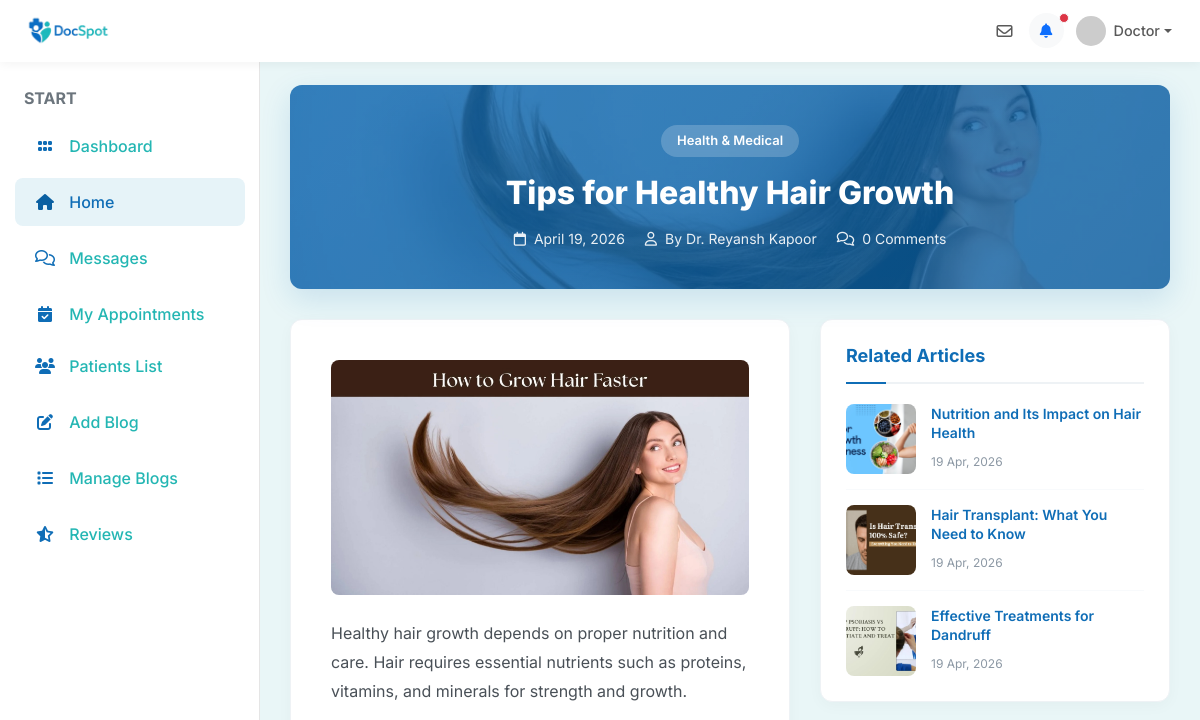
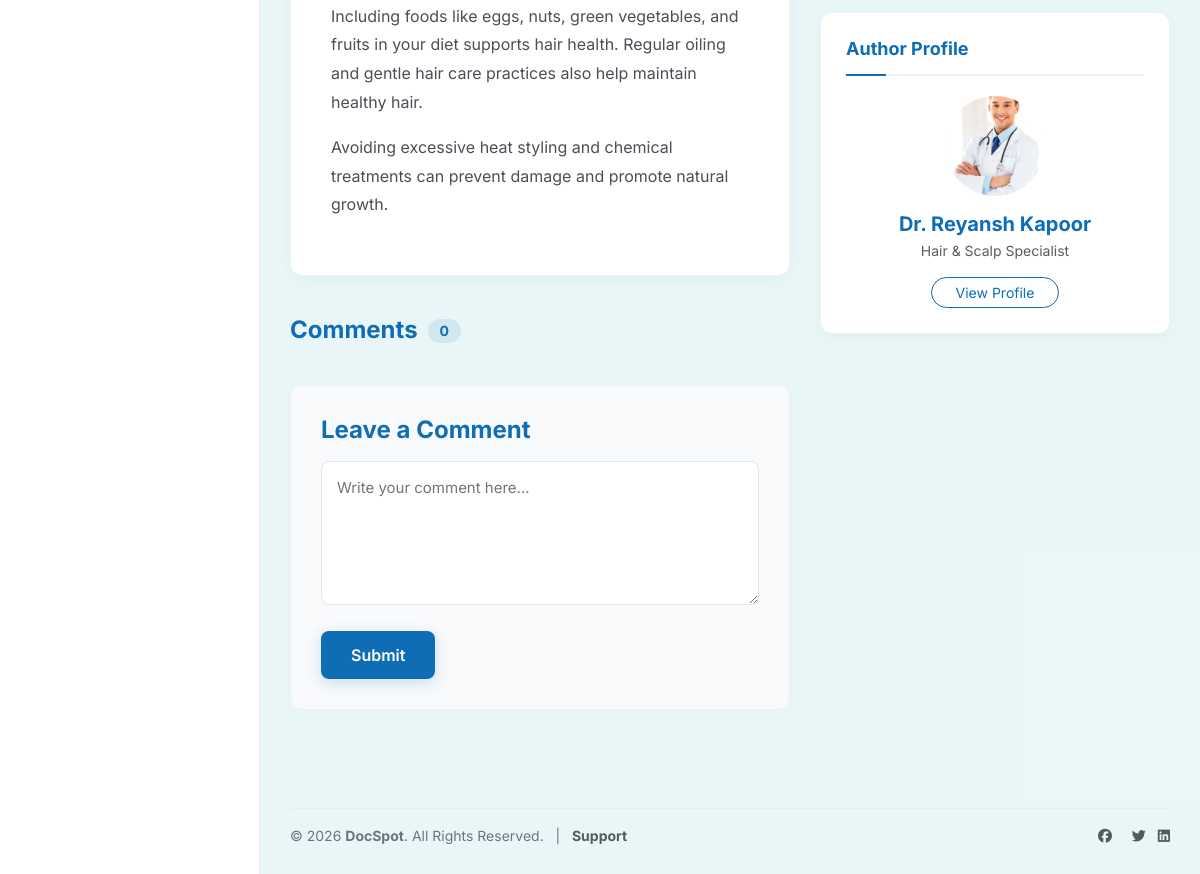
Before: /doctorPostDetails/23/ with the older database file (2 pictures, top to bottom).
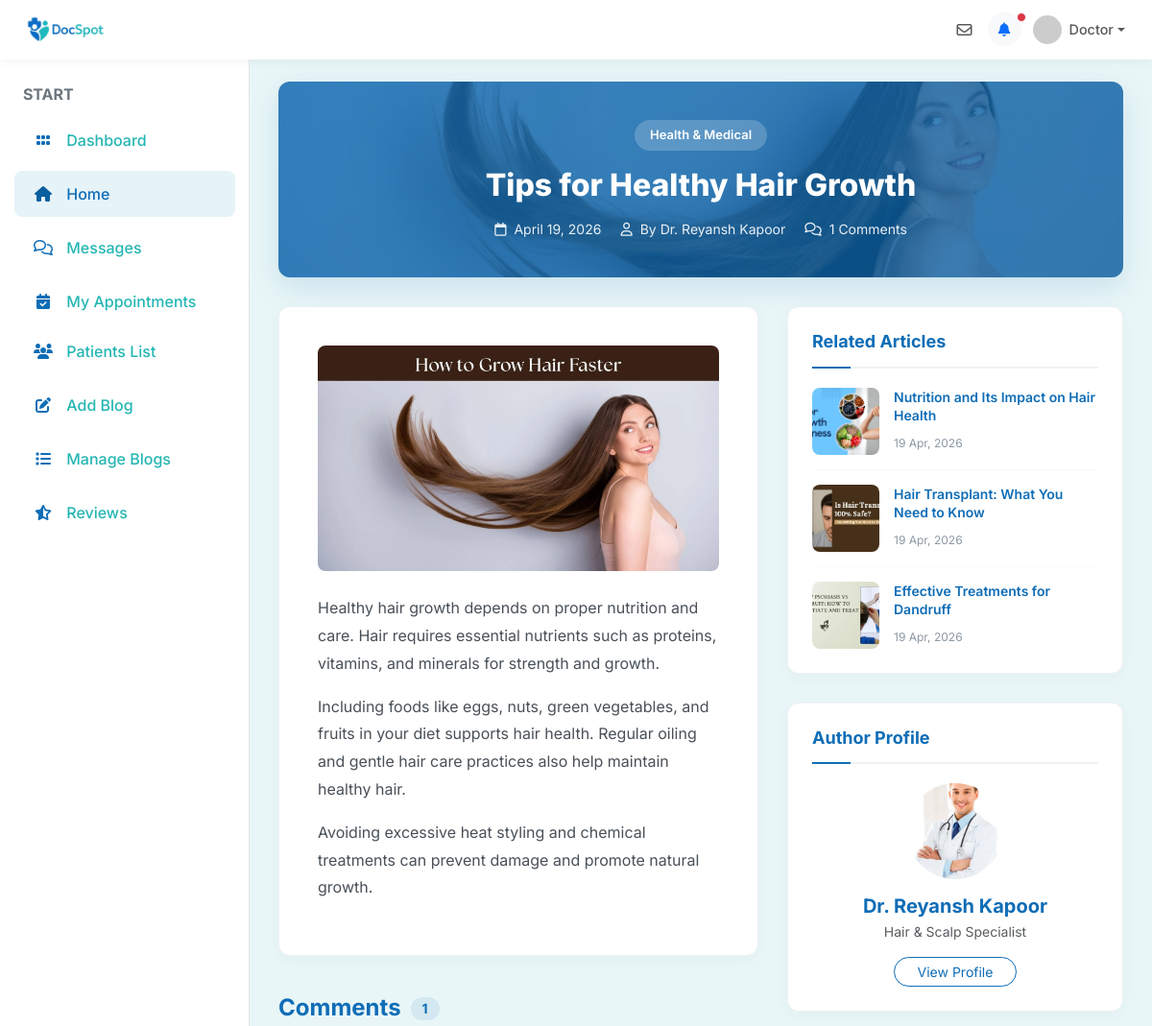
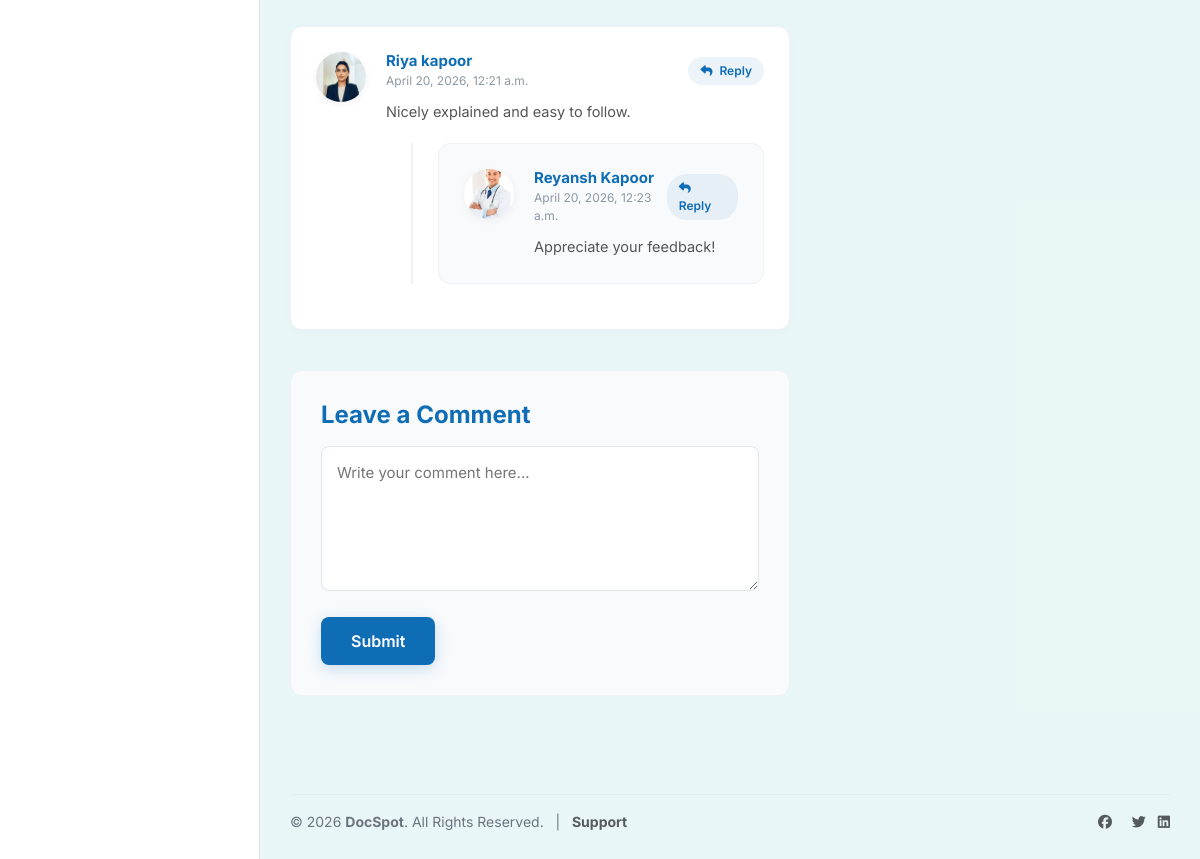
After: the same page with the newer database file (2 pictures, top to bottom).
### user/models.py (models this page shows, shortened)
class tblDoctorPost(models.Model):
    doctorPostID=models.AutoField(primary_key=True)
    doctorID=models.ForeignKey(tblDoctor,on_delete=models.CASCADE)
    title=models.TextField(max_length=100)
    description=models.TextField(max_length=500)
    thumbnail=models.ImageField(upload_to='images/')
    createDT=models.DateTimeField(auto_now_add=True)

class tblDoctor(models.Model):
    doctorID=models.AutoField(primary_key=True)
    userID=models.ForeignKey(tblUser,on_delete=models.CASCADE)
    displayName=models.TextField(max_length=50)
    displayContact=models.TextField(max_length=15)
    bio=models.TextField(max_length=500)
    subcategoryID=models.ForeignKey(tblSubcategory,on_delete=models.CASCADE)
    displayAddress=models.TextField(max_length=100)
    yearOfExperience=models.IntegerField()
    licenseNo=models.TextField(max_length=50)
    documents=models.FileField(upload_to='doctor_documents/')
    mode=models.IntegerField(default=1)
    consultationFees=models.DecimalField(max_digits=10, decimal_places=2, default=10.00)
    approval_status = models.CharField(max_length=20, default='pending', choices=[('pending', 'Pending'), ('approved', 'Approved'), ('rejected', 'Rejected')])

class tblUser(models.Model):
    userID=models.AutoField(primary_key=True)
    userName=models.TextField(max_length=50)
    password=models.TextField(max_length=10)
    registrationDT=models.DateTimeField(auto_now_add=True)
    profilePic=models.ImageField(upload_to='images/')
    email=models.TextField(max_length=100)
    mobileNumber=models.TextField(max_length=15)
    cityID=models.ForeignKey(tblCity,on_delete=models.CASCADE)
    IsDoctor=models.BooleanField(default=False)
    last_seen=models.DateTimeField(null=True, blank=True)

class tblSubcategory(models.Model):
    subcategoryID=models.AutoField(primary_key=True)
    subcategoryName=models.TextField(max_length=50)
    CategoryID=models.ForeignKey(tblCategory,on_delete=models.CASCADE)

class tblComments(models.Model):
    commentsID=models.AutoField(primary_key=True)
    comment=models.TextField(max_length=500)
    userID=models.ForeignKey(tblUser,on_delete=models.CASCADE)
    doctorPostID=models.ForeignKey(tblDoctorPost,on_delete=models.CASCADE)
    createdDT=models.DateTimeField(auto_now_add=True)
    parent = models.ForeignKey('self', on_delete=models.CASCADE, null=True, blank=True,related_name='replies')

### user/views.py (the view, shortened to what this page needs)
# urls.py: path('doctorPostDetails/<int:id>/',views.doctorPostDetails , name='doctorPostDetails'),
def doctorPostDetails(request,id):
    user_id = request.session.get('user_id')
    user = None
    is_patient = False
    if user_id:
        user = tblUser.objects.filter(userID=user_id).first()
        if user:
            c = tblClient.objects.filter(userID=user.userID).first()
            if c:
                is_patient = True
    if is_patient:
        base_template = 'patient_base.html'
    else:
        base_template = 'base.html'
    current_post = tblDoctorPost.objects.filter(doctorPostID=id).first()
    related_articles = tblDoctorPost.objects.none()
    if current_post:
        related_articles = tblDoctorPost.objects.filter(doctorID=current_post.doctorID).exclude(doctorPostID=id).order_by('-createDT')[:3]
    data={
        "blogs":tblDoctorPost.objects.filter(doctorPostID=id),
        "related_articles": related_articles,
        'comments':tblComments.objects.filter(doctorPostID=id, parent=None).order_by('-createdDT'),
        'base_template': base_template,
        'is_patient': is_patient,
    }
    return render(request,'doctor_post_details.html',data)

### user/templates/doctor_post_details.html (shortened to what this page needs)
{% extends base_template %}
{% block nav_home %}active{% endblock %}
{% block content %}
<div class="container-fluid p-0">
	{% for blog in blogs %}
	<div class="post-header">
		{% if blog.thumbnail %}
		<img src="{{ blog.thumbnail.url }}" class="post-header-bg" alt="Background blur">
		{% endif %}
		<div class="post-header-content text-center">
			<span class="post-category">Health & Medical</span>
			<h1 class="post-title"><span class="text-white">{{ blog.title }}</span></h1>
			<div class="post-meta justify-content-center">
				<div class="post-meta-item">
					<i class="fa-regular fa-calendar"></i>
					{{ blog.createDT|date:"F j, Y" }}
				</div>
				<div class="post-meta-item">
					<i class="fa-regular fa-user"></i>
					By {{ blog.doctorID.displayName }}
				</div>
				<div class="post-meta-item">
					<i class="fa-regular fa-comments"></i>
					{{ comments.count }} Comments
				</div>
			</div>
		</div>
	</div>
	<div class="post-container">
		<div class="post-content-column">
			<div class="post-body-box">
				{% if blog.thumbnail %}
				<img src="{{ blog.thumbnail.url }}" class="img-fluid rounded-3 mb-4 w-100"
					style="max-height: 400px; object-fit: cover;" alt="{{ blog.title }}">
				{% endif %}
				{{ blog.description|linebreaks }}
			</div>
			<div class="comments-wrapper">
				<h3 class="section-title">Comments <span class="badge">{{ comments.count }}</span></h3>
				<ul class="comments-list">
					{% include "comment_node.html" %}
				</ul>
				<div class="add-comment-box" id="add-comment">
					<h4 class="mb-3 fw-bold">Leave a Comment</h4>
					<form method="post">{% csrf_token %}
						<textarea name="comment" id="comment-text" rows="5" placeholder="Write your comment here..."
							required></textarea>
						<input type="submit" name="btnComment" class="btn-submit-comment">
					</form>
				</div>
			</div>
		</div>
		<div class="post-sidebar-column">
			<div class="sidebar-widget">
				<h4>Related Articles</h4>
				{% for article in related_articles %}
				<a href="{% url 'doctorPostDetails' article.doctorPostID %}" class="mini-post">
					{% if article.thumbnail %}
					<img src="{{ article.thumbnail.url }}" alt="{{ article.title }}">
					{% else %}
					<img src="/static/images/blog-placeholder.jpg" alt="{{ article.title }}">
					{% endif %}
					<div>
						<h5 class="mini-post-title">{{ article.title }}</h5>
						<span class="mini-post-meta">{{ article.createDT|date:"d M, Y" }}</span>
					</div>
				</a>
				{% empty %}
				<p class="text-muted small mb-0">No more articles from this author.</p>
				{% endfor %}
			</div>
			<div class="sidebar-widget">
				<h4>Author Profile</h4>
				<div class="text-center">
					{% if blog.doctorID.userID.profilePic %}
					<img src="{{ blog.doctorID.userID.profilePic.url }}" class="rounded-circle mb-3"
						style="width: 100px; height: 100px; object-fit: cover;" alt="">
					{% else %}
					<div class="rounded-circle bg-primary text-white d-flex align-items-center justify-content-center mx-auto mb-3"
						style="width: 100px; height: 100px; font-size: 36px; font-weight: bold;">
						{{ blog.doctorID.displayName|make_list|first|upper }}
					</div>
					{% endif %}
					<h5 class="fw-bold mb-1">{{ blog.doctorID.displayName }}</h5>
					<p class="text-muted small mb-3">{{ blog.doctorID.subcategoryID.subcategoryName }}</p>
					<a href="{% url 'viewDoctorProfile' blog.doctorID.doctorID %}"
						class="btn btn-outline-primary btn-sm rounded-pill px-4">View Profile</a>
				</div>
			</div>
		</div>
	</div>
	{% endfor %}
</div>
{% endblock %}

### user/templates/base.html (shortened to what this page needs)
{% load static %}
<!DOCTYPE html>
<html lang="en">
<head>
    <link href="{% static 'css/docspot-theme.css' %}" rel="stylesheet">
    <link href="https://cdn.jsdelivr.net/npm/bootstrap@5.3.0/dist/css/bootstrap.min.css" rel="stylesheet">
    <link href="https://cdnjs.cloudflare.com/ajax/libs/font-awesome/6.5.0/css/all.min.css" rel="stylesheet">
</head>
<body>
    <div id="wrapper">
        {% block header %}
        <header class="navbar navbar-expand-lg navbar-light top-navbar fixed-top w-100">
            <div class="container-fluid px-4">
                <a class="navbar-brand d-flex align-items-center me-0 me-sm-2" href="{% url 'doctorDashboard' %}">
                    <img src="/media/images/docSpotText.png" alt="" class="align center height-58" width="100" style="max-width: 90px; sm:max-width: 110px;">
                </a>
                <div class="d-flex align-items-center ms-auto">
                    <ul class="navbar-nav align-items-center gap-2 flex-row">
                        <li class="nav-item">
                            <a class="nav-link p-2" href="{% url 'doctorMessages' %}"><i class="fa-regular fa-envelope"></i></a>
                        </li>
                        <li class="nav-item dropdown notification-dropdown position-relative notification-bell">
                            <a class="nav-link fs-5 text-secondary p-0" href="#" id="notificationDropdownToggle" role="button" data-bs-toggle="dropdown" aria-expanded="false">
                                <div class="bg-light rounded-circle d-flex align-items-center justify-content-center" style="width: 35px; height: 35px">
                                    <i class="fa-solid fa-bell text-primary" style="font-size: 0.9rem;"></i>
                                </div>
                                <span id="notificationDot" class="position-absolute {% if nav_general_count == 0 %}d-none{% endif %} top-0 start-100 translate-middle p-1 bg-danger border border-light rounded-circle" style="width: 10px; height: 10px; margin-top: 5px">
                                </span>
                            </a>
                        </li>
                        <li class="nav-item dropdown">
                            <a class="nav-link dropdown-toggle d-flex align-items-center p-1" href="#" id="profileDropdown"
                                role="button" data-bs-toggle="dropdown" aria-expanded="false">
                                <img src="{{request.session.profilePic|default:'https://ui-avatars.com/api/?name=Doctor&background=0D8ABC&color=fff'}}"
                                    alt="Profile" class="rounded-circle" width="30" height="30">
                                <span class="fw-medium d-none d-sm-inline ms-2" style="font-size: 0.9rem;">{{ request.session.displayName|default:"Doctor" }}</span>
                            </a>
                        </li>
                    </ul>
                </div>
            </div>
        </header>
        {% endblock %}
        {% block layout %}
        <div class="dashboard-container">
            {% block sidebar %}
            <nav id="sidebarMenu" class="sidebar">
                <div class="position-sticky">
                    <ul class="nav flex-column mt-3">
                        <li class="nav-item mb-2 px-4 text-uppercase fs-7 fw-bold text-secondary">Start</li>
                        <li class="nav-item">
                            <a class="nav-link {% block sidebar_nav_dashboard %}{% endblock %}"
                                href="{% url 'doctorDashboard' %}">
                                <i class="fa-solid fa-grip"></i> Dashboard
                            </a>
                        </li>
                        <li class="nav-item">
                            <a class="nav-link {% block nav_home %}{% endblock %}"
                                href="{% url 'home' %}">
                                <i class="fa-solid fa-house"></i> Home
                            </a>
                        </li>
                        <li class="nav-item">
                            <a class="nav-link {% block sidebar_nav_messages %}{% endblock %}"
                                href="{% url 'doctorMessages' %}">
                                <i class="fa-regular fa-comments"></i> Messages
                            </a>
                        </li>
                        <li class="nav-item">
                            <a class="nav-link {% block sidebar_nav_appointments %}{% endblock %}"
                                href="{% url 'doctorSetSchedule' %}">
                                <i class="fa-solid fa-calendar-check"></i> My Appointments
                            </a>
                            <a class="nav-link {% block sidebar_nav_patients %}{% endblock %}"
                                href="{% url 'doctorTotalPatients' %}">
                                <i class="fa-solid fa-users"></i> Patients List
                            </a>
                        </li>
                        <li class="nav-item">
                            <a class="nav-link {% block sidebar_nav_addblog %}{% endblock %}"
                                href="{% url 'doctorPostAdd' %}">
                                <i class="fa-solid fa-pen-to-square"></i> Add Blog
                            </a>
                        </li>
                        <li class="nav-item">
                            <a class="nav-link {% block sidebar_nav_manage_blogs %}{% endblock %}" href="{% url 'doctorManageBlogs' %}">
                                <i class="fa-solid fa-list"></i> Manage Blogs
                            </a>
                        </li>
                        <li class="nav-item">
                            <a class="nav-link {% block sidebar_nav_reviews %}{% endblock %}"
                                href="{% url 'doctorReviews' %}">
                                <i class="fa-solid fa-star-half-stroke"></i> Reviews
                            </a>
                        </li>
                    </ul>
                </div>
            </nav>
            {% endblock %}
            <main class="main-content">
                {% block content %}
                {% endblock %}
                {% block footer %}
                <footer class="dashboard-footer d-flex justify-content-between align-items-center flex-wrap pt-3 mt-5">
                    <p class="mb-0 small">&copy; 2026 <strong>DocSpot</strong>. All Rights Reserved. &nbsp; | &nbsp; <a href="{% url 'supportPage' %}" class="text-muted fw-bold text-decoration-none">Support</a></p>
                    <ul class="list-inline mb-0 small">
                        <li class="list-inline-item"><a href="#" class="text-decoration-none text-muted"><i
                                    class="fa-brands fa-facebook"></i></a></li>
                        <li class="list-inline-item mx-2"><a href="#" class="text-decoration-none text-muted"><i
                                    class="fa-brands fa-twitter"></i></a></li>
                        <li class="list-inline-item"><a href="#" class="text-decoration-none text-muted"><i
                                    class="fa-brands fa-linkedin"></i></a></li>
                    </ul>
                </footer>
                {% endblock %}
            </main>
        </div>
        {% endblock %}
    </div>
</body>
</html>

### user/templates/comment_node.html
{% for comment in comments %}
<li class="comment-node">
	<div class="comment-wrapper">
		{% if comment.userID.profilePic %}
		<img src="{{comment.userID.profilePic.url}}" alt="" class="comment-avatar">
		{% else %}
		<img src="https://ui-avatars.com/api/?name={{comment.userID.userName}}&background=random" alt=""
			class="comment-avatar">
		{% endif %}
		<div class="comment-content">
			<div class="comment-header">
				<div>
					<h5 class="comment-author">{{comment.userID.userName}}</h5>
					<div class="comment-date">{{comment.createdDT|date:"F j, Y, g:i a"}}</div>
				</div>
				<a href="#add-comment" class="comment-reply-btn"
					onclick="document.getElementById('parent_id').value='{{comment.commentsID}}'; document.getElementById('comment-text').focus(); document.getElementById('replying-to').style.display='block'; document.getElementById('reply-user').innerText='{{comment.userID.userName}}';"><i
						class="fa-solid fa-reply me-1"></i> Reply</a>
			</div>
			<div class="comment-body">
				{{comment.comment}}
			</div>
			{% if comment.replies.all %}
			{% if comment.replies.all|length >= 2 %}
			<button class="toggle-replies-btn" onclick="toggleReplies('replies-{{comment.commentsID}}', this)">
				<i class="fa-solid fa-chevron-down me-1"></i> View {{ comment.replies.all|length }} replies
			</button>
			<ul class="replies-list" id="replies-{{comment.commentsID}}" style="display: none;">
				{% include "comment_node.html" with comments=comment.replies.all %}
			</ul>
			{% else %}
			<ul class="replies-list" id="replies-{{comment.commentsID}}">
				{% include "comment_node.html" with comments=comment.replies.all %}
			</ul>
			{% endif %}
			{% endif %}
		</div>
	</div>
</li>
{% endfor %}

Changed rows visible on the page:
computed for tblDoctorPost "Tips for Healthy Hair Growth": count "0" → "1"
added tblComments: userID.profilePic (picture), userID.userName "Riya kapoor", createdDT "April 20, 2026, 12:21 a.m.", comment "Nicely explained and easy to follow.", shown under tblDoctorPost "Tips for Healthy Hair Growth"
added tblComments: userID.profilePic (picture), userID.userName "Reyansh Kapoor", createdDT "April 20, 2026, 12:23 a.m.", comment "Appreciate your feedback!", shown under "Riya kapoor"
